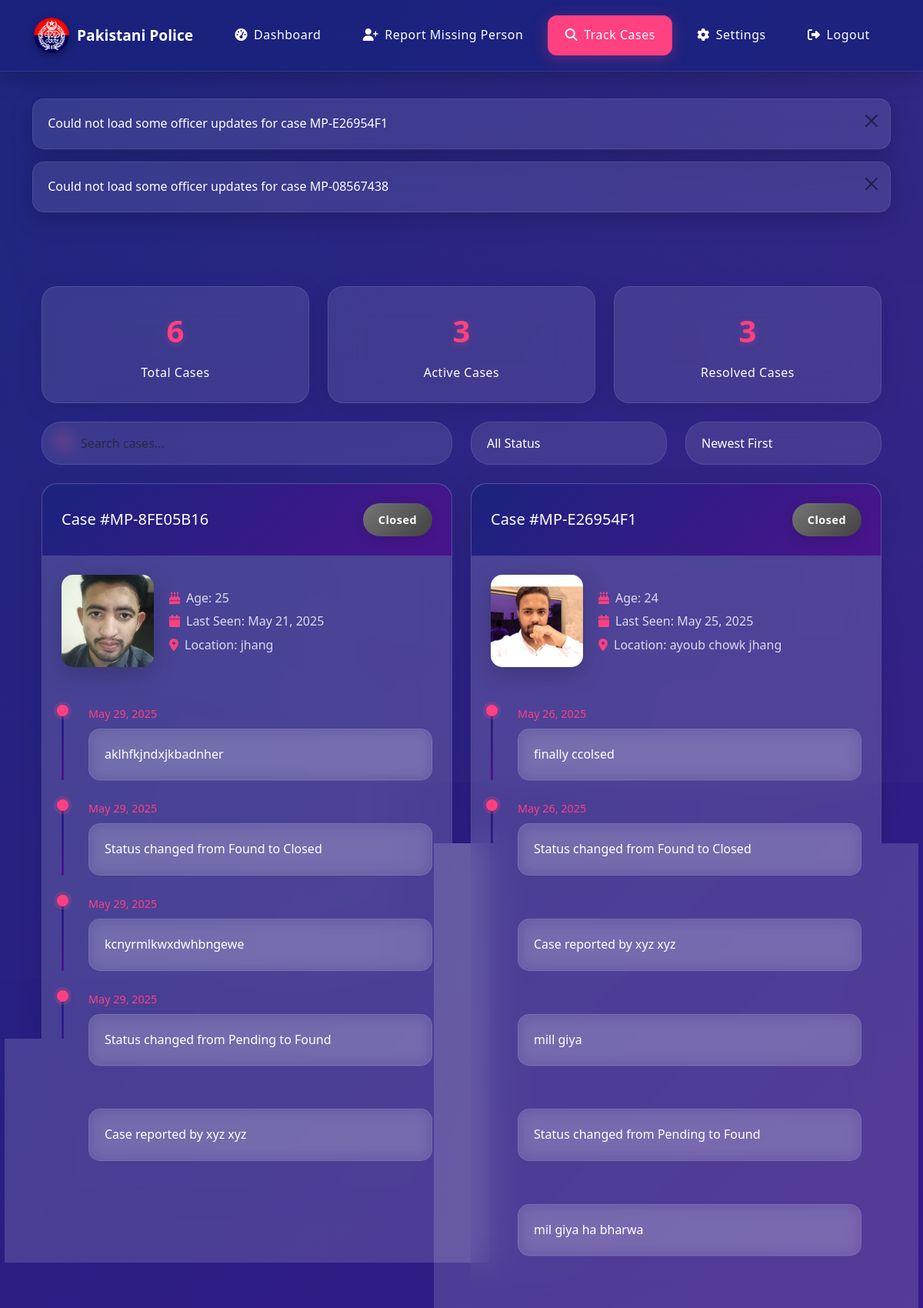
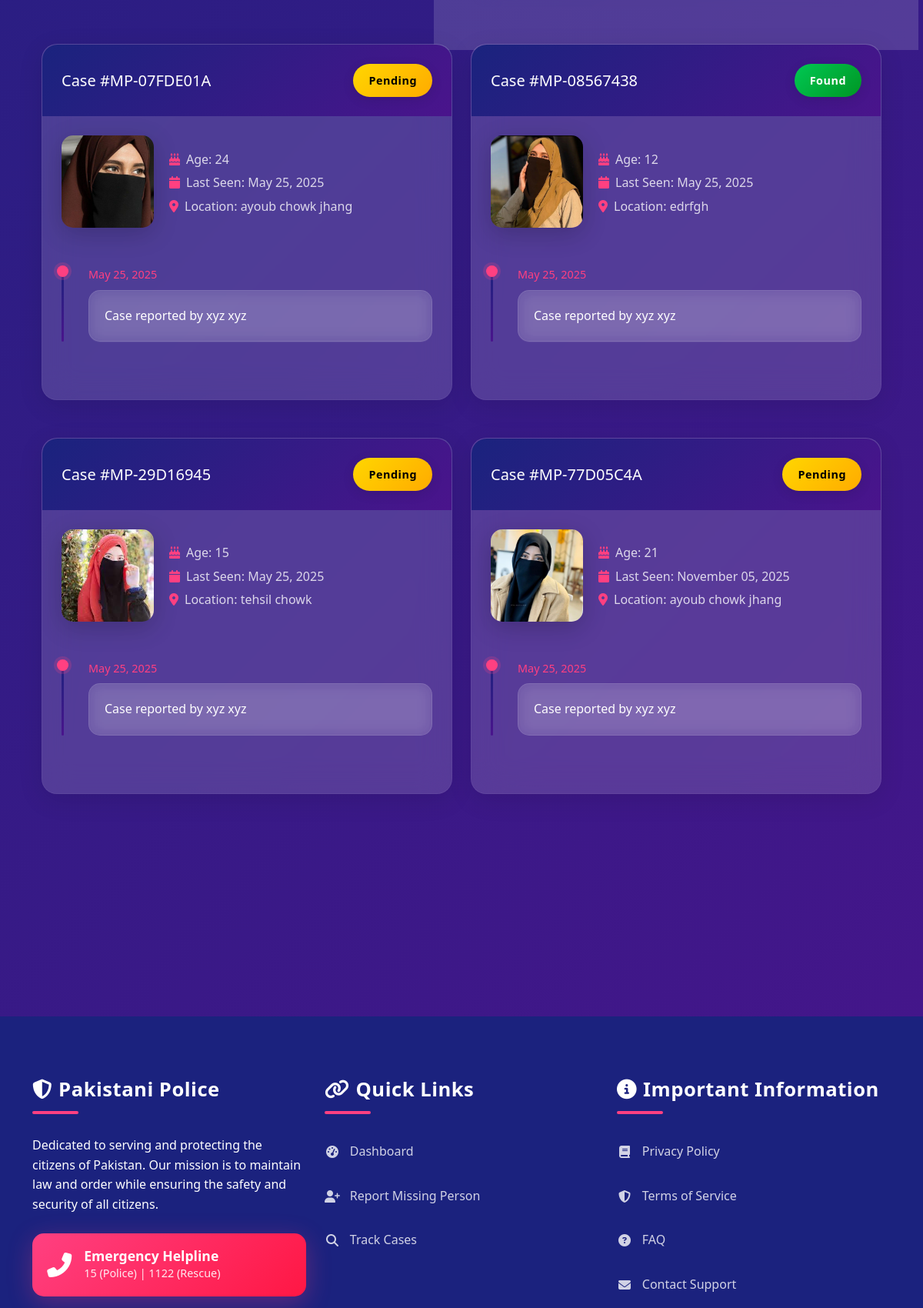
Page /user/track-cases/ (signed in, upper part) on the committed database (2 pictures, top to bottom).
### user/models.py (models this page shows, shortened)
class MissingPerson(models.Model):
    GENDER_CHOICES = (
        ('M', 'Male'),
        ('F', 'Female'),
        ('O', 'Other'),
    )
    STATUS_CHOICES = (
        ('pending', 'Pending'),
        ('investigation', 'Under Investigation'),
        ('found', 'Found'),
        ('closed', 'Closed'),
    )
    first_name = models.CharField(max_length=100)
    last_name = models.CharField(max_length=100)
    age = models.IntegerField()
    gender = models.CharField(max_length=1, choices=GENDER_CHOICES)
    date_of_birth = models.DateField()
    height = models.CharField(max_length=50, help_text="Height in feet and inches")
    weight = models.CharField(max_length=50, help_text="Weight in kg")
    eye_color = models.CharField(max_length=50)
    hair_color = models.CharField(max_length=50)
    skin_color = models.CharField(max_length=50)
    distinguishing_marks = models.TextField(blank=True, help_text="Scars, tattoos, or other identifying marks")
    last_seen_date = models.DateField()
    last_seen_location = models.CharField(max_length=255)
    last_seen_wearing = models.TextField(help_text="Description of clothes last seen wearing")
    reporter = models.ForeignKey(User, on_delete=models.CASCADE, related_name='reported_missing_persons')
    contact_number = models.CharField(max_length=15)
    additional_contact = models.CharField(max_length=15, blank=True)
    case_number = models.CharField(max_length=50, unique=True)
    status = models.CharField(max_length=20, choices=STATUS_CHOICES, default='pending')
    assigned_officer = models.ForeignKey(User, on_delete=models.SET_NULL, null=True, blank=True,
                                       related_name='assigned_missing_persons')
    location_found = models.CharField(max_length=255, blank=True, null=True)
    found_date = models.DateField(blank=True, null=True)
    description = models.TextField(help_text="Additional details about the missing person")
    photo = models.ImageField(upload_to='missing_persons/')
    additional_photos = models.ImageField(upload_to='missing_persons/additional/', blank=True, null=True)
    created_at = models.DateTimeField(auto_now_add=True)
    updated_at = models.DateTimeField(auto_now=True)
    class Meta:
        ordering = ['-created_at']
        verbose_name = 'Missing Person'
        verbose_name_plural = 'Missing Persons'

class CaseUpdate(models.Model):
    case = models.ForeignKey('MissingPerson', on_delete=models.CASCADE, related_name='updates')
    description = models.TextField()
    created_at = models.DateTimeField(auto_now_add=True)
    created_by = models.ForeignKey(User, on_delete=models.SET_NULL, null=True, related_name='user_case_updates')
    class Meta:
        ordering = ['-created_at']

### user/views.py (the view)
# urls.py: path('track-cases/', views.track_cases, name='track_cases'),
@login_required
def track_cases(request):
    logger.info(f"Track cases view accessed by user: {request.user}")
    try:
        if not request.user.is_authenticated:
            logger.error("User not authenticated")
            messages.error(request, 'Please log in to view your cases.')
            return redirect('login')
        try:
            with connection.cursor() as cursor:
                cursor.execute("""
                    SELECT COUNT(*) FROM user_missingperson
                    WHERE reporter_id = %s
                """, [request.user.id])
                count = cursor.fetchone()[0]
                logger.info(f"Raw SQL count of cases for user {request.user.id}: {count}")
            cases = MissingPerson.objects.filter(reporter_id=request.user.id).order_by('-created_at')
            logger.info(f"Found {cases.count()} cases for user {request.user.id}")
            for case in cases:
                logger.info(f"Case details - Number: {case.case_number}, Status: {case.status}, Created: {case.created_at}")
                logger.info(f"Case photo URL: {case.photo.url if case.photo else 'No photo'}")
        except Exception as e:
            logger.error(f"Database error while fetching cases: {str(e)}", exc_info=True)
            messages.error(request, 'Database error while fetching cases.')
            return render(request, 'user_track_cases.html', {
                'cases': [],
                'total_cases': 0,
                'active_cases': 0,
                'resolved_cases': 0,
            })
        try:
            total_cases = cases.count()
            active_cases = cases.filter(status__in=['pending', 'under_investigation']).count()
            resolved_cases = cases.filter(status__in=['found', 'closed']).count()
            logger.info(f"Statistics calculated - Total: {total_cases}, Active: {active_cases}, Resolved: {resolved_cases}")
        except Exception as e:
            logger.error(f"Error calculating statistics: {str(e)}", exc_info=True)
            total_cases = 0
            active_cases = 0
            resolved_cases = 0
        processed_cases = []
        for case in cases:
            try:
                case_updates = []
                case_updates.append({
                    'date': case.created_at.strftime('%B %d, %Y'),
                    'description': f'Case reported by {request.user.get_full_name()}'
                })
                try:
                    user_updates = CaseUpdate.objects.filter(case_id=case.id)
                    logger.info(f"Found {user_updates.count()} user updates for case {case.case_number}")
                    for update in user_updates:
                        logger.info(f"User update for case {case.case_number}: {update.description}")
                        case_updates.append({
                            'date': update.created_at.strftime('%B %d, %Y'),
                            'description': update.description
                        })
                except Exception as e:
                    logger.error(f"Error fetching user updates for case {case.case_number}: {str(e)}", exc_info=True)
                    messages.warning(request, f'Could not load some updates for case {case.case_number}')
                try:
                    officer_updates = case.officer_updates.all()
                    logger.info(f"Found {officer_updates.count()} officer updates for case {case.case_number}")
                    for update in officer_updates:
                        logger.info(f"Officer update for case {case.case_number}: {update.description}")
                        case_updates.append({
                            'date': update.created_at.strftime('%B %d, %Y'),
                            'description': f'Officer Update: {update.description}'
                        })
                except Exception as e:
                    logger.error(f"Error fetching officer updates for case {case.case_number}: {str(e)}", exc_info=True)
                    messages.warning(request, f'Could not load some officer updates for case {case.case_number}')
                case_updates.sort(key=lambda x: x['date'], reverse=True)
                case_data = {
                    'case': case,
                    'updates': case_updates
                }
                processed_cases.append(case_data)
                logger.info(f"Total updates for case {case.case_number}: {len(case_updates)}")
            except Exception as e:
                logger.error(f"Error processing case {case.case_number}: {str(e)}", exc_info=True)
                messages.warning(request, f'Could not process case {case.case_number}')
                continue
        context = {
            'cases': processed_cases,
            'total_cases': total_cases,
            'active_cases': active_cases,
            'resolved_cases': resolved_cases,
        }
        logger.info(f"Context data - Total cases: {total_cases}, Active: {active_cases}, Resolved: {resolved_cases}")
        logger.info(f"Number of cases in context: {len(processed_cases)}")
        return render(request, 'user_track_cases.html', context)
    except Exception as e:
        logger.error(f"Unexpected error in track_cases view: {str(e)}", exc_info=True)
        messages.error(request, f'An unexpected error occurred: {str(e)}')
        return render(request, 'user_track_cases.html', {
            'cases': [],
            'total_cases': 0,
            'active_cases': 0,
            'resolved_cases': 0,
        })

### frontend/models.py (called while the page is built)
    def __str__(self):
        return f"{self.username} ({self.get_user_type_display()})"

### user/templates/user_track_cases.html (shortened to what this page needs)
{% extends 'base_users.html' %}
{% load static %}
{% block content %}
<div class="container py-5">
    <div class="row mb-4">
        <div class="col-md-4">
            <div class="stat-card">
                <div class="stat-number">{{ total_cases }}</div>
                <div class="stat-label">Total Cases</div>
            </div>
        </div>
        <div class="col-md-4">
            <div class="stat-card">
                <div class="stat-number">{{ active_cases }}</div>
                <div class="stat-label">Active Cases</div>
            </div>
        </div>
        <div class="col-md-4">
            <div class="stat-card">
                <div class="stat-number">{{ resolved_cases }}</div>
                <div class="stat-label">Resolved Cases</div>
            </div>
        </div>
    </div>
    <div class="row mb-4">
        <div class="col-md-6">
            <div class="search-box">
                <i class="fas fa-search"></i>
                <input type="text" id="searchInput" class="form-control" placeholder="Search cases...">
            </div>
        </div>
        <div class="col-md-3">
            <select id="statusFilter" class="form-select">
                <option value="">All Status</option>
            </select>
        </div>
        <div class="col-md-3">
            <select id="sortBy" class="form-select">
                <option value="newest">Newest First</option>
            </select>
        </div>
    </div>
    <div class="row" id="casesList">
        {% for case_data in cases %}
        {% with case=case_data.case updates=case_data.updates %}
        <div class="col-md-6 mb-4 case-card"
             data-case-number="{{ case.case_number }}"
             data-status="{{ case.status }}"
             data-date="{{ case.created_at|date:'Y-m-d' }}">
            <div class="tracking-card">
                <div class="case-header d-flex justify-content-between align-items-center">
                    <h5 class="mb-0">Case #{{ case.case_number }}</h5>
                    <span class="status-badge status-{{ case.status }}">
                        {{ case.status|title }}
                    </span>
                </div>
                <div class="case-body">
                    <div class="case-details">
                        {% if case.photo %}
                        <img src="{{ case.photo.url }}" alt="Missing Person Photo" class="case-photo">
                        {% else %}
                        <div class="no-photo-placeholder">
                            <i class="fas fa-user"></i>
                        </div>
                        {% endif %}
                        <div class="case-info">
                            <p class="case-meta"><i class="fas fa-birthday-cake"></i>Age: {{ case.age }}</p>
                            <p class="case-meta"><i class="fas fa-calendar"></i>Last Seen: {{ case.last_seen_date|date:"F d, Y" }}</p>
                            <p class="case-meta"><i class="fas fa-map-marker-alt"></i>Location: {{ case.last_seen_location }}</p>
                        </div>
                    </div>
                    <div class="timeline mt-4">
                        {% for update in updates %}
                        <div class="timeline-item">
                            <div class="timeline-date">{{ update.date }}</div>
                            <div class="timeline-content">
                                {{ update.description }}
                            </div>
                        </div>
                        {% endfor %}
                    </div>
                </div>
            </div>
        </div>
        {% endwith %}
        {% empty %}
        <div class="col-12">
            <div class="alert alert-info">
                No cases found. <a href="{% url 'report_missing_person' %}" class="alert-link">Report a new case</a>
            </div>
        </div>
        {% endfor %}
    </div>
</div>
{% endblock %}

### user/templates/user_track_cases.html (style rules this page uses)
.tracking-card { border-radius: 20px; box-shadow: 0 8px 32px rgba(0, 0, 0, 0.1); transition: all 0.4s cubic-bezier(0.4, 0, 0.2, 1); background: rgba(255, 255, 255, 0.1); backdrop-filter: blur(20px); border: 1px solid rgba(255, 255, 255, 0.1); margin-bottom: 25px; overflow: hidden; }
.case-header { background: linear-gradient(135deg, var(--primary-color), var(--secondary-color)); color: var(--text-light); border-radius: 20px 20px 0 0; padding: 25px; position: relative; overflow: hidden; }
.case-header::before { content: ''; position: absolute; top: 0; left: 0; width: 100%; height: 100%; background: linear-gradient(45deg, transparent, rgba(255, 255, 255, 0.1), transparent); transform: translateX(-100%); transition: 0.6s; }
.case-body { padding: 25px; background: rgba(255, 255, 255, 0.05); }
.status-badge { padding: 10px 20px; border-radius: 25px; font-weight: 600; font-size: 0.9rem; letter-spacing: 0.5px; box-shadow: 0 4px 15px rgba(0, 0, 0, 0.1); transition: all 0.3s ease; }
.status-pending { background: linear-gradient(135deg, #ffd600, #ffab00); color: #000; }
.status-found { background: linear-gradient(135deg, #00c853, #009624); color: white; }
.status-closed { background: linear-gradient(135deg, #757575, #424242); color: white; }
.timeline { position: relative; padding: 25px 0; }
.timeline-item { position: relative; padding-left: 35px; margin-bottom: 25px; }
.timeline-item::before { content: ''; position: absolute; left: 0; top: 0; bottom: 0; width: 3px; background: linear-gradient(to bottom, var(--primary-color), var(--secondary-color)); border-radius: 3px; }
.timeline-item::after { content: ''; position: absolute; left: -6px; top: 0; width: 15px; height: 15px; border-radius: 50%; background: var(--accent-color); box-shadow: 0 0 0 4px rgba(255, 64, 129, 0.2); transition: all 0.3s ease; }
.timeline-date { font-size: 0.9rem; color: var(--accent-color); margin-bottom: 8px; font-weight: 500; }
.timeline-content { background: rgba(255, 255, 255, 0.1); padding: 20px; border-radius: 15px; backdrop-filter: blur(10px); border: 1px solid rgba(255, 255, 255, 0.1); transition: all 0.3s ease; }
.stat-card { background: rgba(255, 255, 255, 0.1); backdrop-filter: blur(20px); border-radius: 20px; padding: 25px; text-align: center; box-shadow: 0 8px 32px rgba(0, 0, 0, 0.1); border: 1px solid rgba(255, 255, 255, 0.1); flex: 1; transition: all 0.4s cubic-bezier(0.4, 0, 0.2, 1); position: relative; overflow: hidden; }
.stat-card::before { content: ''; position: absolute; top: 0; left: 0; width: 100%; height: 100%; background: linear-gradient(45deg, transparent, rgba(255, 255, 255, 0.1), transparent); transform: translateX(-100%); transition: 0.6s; }
.stat-number { font-size: 2.5rem; font-weight: 700; color: var(--accent-color); margin-bottom: 10px; text-shadow: 0 2px 10px rgba(255, 64, 129, 0.3); }
.stat-label { color: var(--text-light); font-size: 1rem; font-weight: 500; letter-spacing: 0.5px; }
.search-box { position: relative; }
.search-box input { padding: 15px 20px 15px 50px; border-radius: 25px; background: rgba(255, 255, 255, 0.1); border: 1px solid rgba(255, 255, 255, 0.1); color: var(--text-light); backdrop-filter: blur(10px); transition: all 0.3s ease; }
.search-box i { position: absolute; left: 20px; top: 50%; transform: translateY(-50%); color: var(--accent-color); font-size: 1.2rem; }
.form-select { padding: 15px 20px; border-radius: 25px; background: rgba(255, 255, 255, 0.1); border: 1px solid rgba(255, 255, 255, 0.1); color: var(--text-light); backdrop-filter: blur(10px); transition: all 0.3s ease; }
.case-photo { width: 120px; height: 120px; object-fit: cover; border-radius: 15px; margin-right: 20px; box-shadow: 0 8px 32px rgba(0, 0, 0, 0.2); transition: all 0.3s ease; }
.case-details { display: flex; align-items: center; }
.case-info { flex: 1; }
.case-meta { font-size: 1rem; color: rgba(255, 255, 255, 0.8); margin-bottom: 5px; }
.case-meta i { margin-right: 8px; color: var(--accent-color); }

### rows in the picture
MissingPerson: case.case_number "MP-8FE05B16", case.status "Closed", case.photo (picture), case.age "25", case.last_seen_date "May 21, 2025", case.last_seen_location "jhang", date "May 29, 2025" "May 29, 2025" "May 29, 2025" "May 29, 2025", description "Case reported by xyz xyz"
CaseUpdate: description "aklhfkjndxjkbadnher"
CaseUpdate: description "Status changed from Found to Closed"
CaseUpdate: description "kcnyrmlkwxdwhbngewe"
CaseUpdate: description "Status changed from Pending to Found"
MissingPerson: case.case_number "MP-E26954F1", case.status "Closed", case.photo (picture), case.age "24", case.last_seen_date "May 25, 2025", case.last_seen_location "ayoub chowk jhang", date "May 26, 2025" "May 26, 2025", description "Case reported by xyz xyz"
CaseUpdate: description "finally ccolsed"
CaseUpdate: description "Status changed from Found to Closed"
CaseUpdate: description "mill giya"
CaseUpdate: description "Status changed from Pending to Found"
CaseUpdate: description "mil giya ha bharwa"
MissingPerson: case.case_number "MP-07FDE01A", case.status "Pending", case.photo (picture), case.age "24", case.last_seen_date "May 25, 2025", case.last_seen_location "ayoub chowk jhang", date "May 25, 2025", description "Case reported by xyz xyz"
MissingPerson: case.case_number "MP-08567438", case.status "Found", case.photo (picture), case.age "12", case.last_seen_date "May 25, 2025", case.last_seen_location "edrfgh", date "May 25, 2025", description "Case reported by xyz xyz"
MissingPerson: case.case_number "MP-29D16945", case.status "Pending", case.photo (picture), case.age "15", case.last_seen_date "May 25, 2025", case.last_seen_location "tehsil chowk", date "May 25, 2025", description "Case reported by xyz xyz"
MissingPerson: case.case_number "MP-77D05C4A", case.status "Pending", case.photo (picture), case.age "21", case.last_seen_date "November 05, 2025", case.last_seen_location "ayoub chowk jhang", date "May 25, 2025", description "Case reported by xyz xyz"

### other values in the picture
{{ message|safe }} "Could not load some officer updates for case MP-E26954F1" "Could not load some officer updates for case MP-08567438"
{{ total_cases }} "6"
{{ active_cases }} "3"
{{ resolved_cases }} "3"
